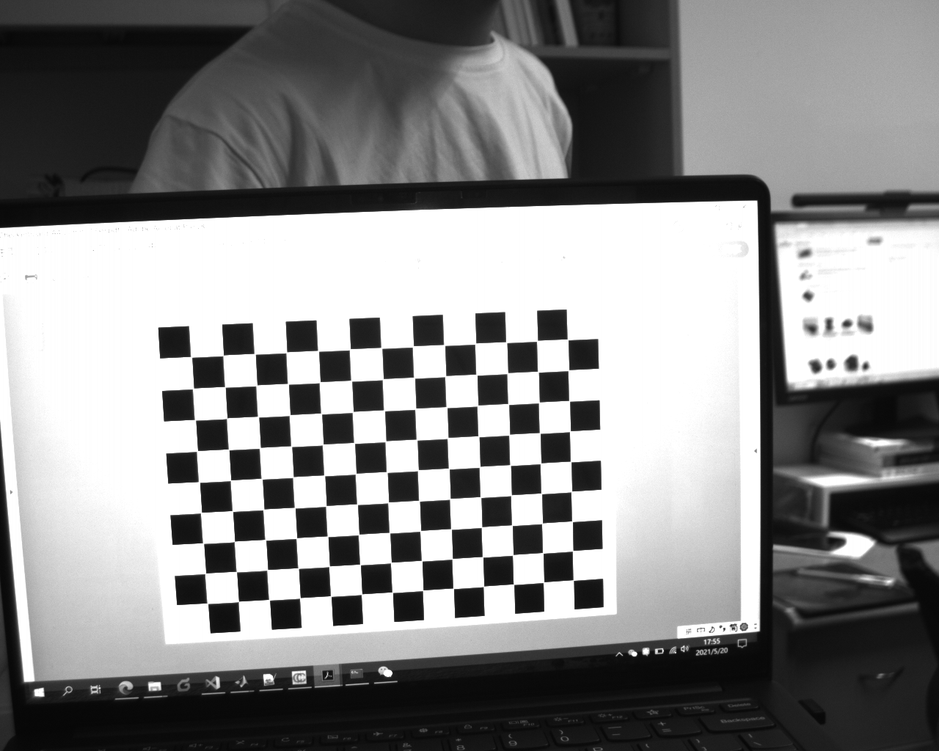
//> input picture Calibrate/images/b/l33.bmp, 939 x 751 px, shrunk from 1280 x 1024 before the run; its folder holds only this picture in this run
$ ./OpenCV_CameraCalibration   (built with g++ and OpenCV 4)
//> lines starting //> are read from the running program, lines starting //| are printed output that depends on the picture; after the words box and inside, x2 and y2 are one past the last pixel; in counts of white or black regions, pixels touching at a corner belong together
#include <opencv2/opencv.hpp>
#include <stdio.h>
#include <iostream>

using namespace std;
using namespace cv;

// Defining the dimensions of checkerboard
// 定义棋盘格的尺寸
int board_w = 9;
int board_h = 13;
double checkBoardRadius = 12; //棋盘格每个格子的边长 mm
Size board_sz = Size(board_w, board_h);//corners per row, corner per column
//Size patternSize = Size(board_h - 1, board_w - 1);
int main()
{
	// Creating vector to store vectors of 3D points for each checkerboard image
	// 创建矢量以存储每个棋盘图像的三维点矢量
	std::vector<std::vector<cv::Point3f> > objpoints;

	// Creating vector to store vectors of 2D points for each checkerboard image
	// 创建矢量以存储每个棋盘图像的二维点矢量
	std::vector<std::vector<cv::Point2f> > imgpoints;

	// Defining the world coordinates for 3D points
	// 为三维点定义世界坐标系
	// objp各元素都是整数，是否应该加一个系数，如棋盘格单元的半径为25mm
	//后面将会以 mm来定义距离
	std::vector<cv::Point3f> objp;
	for (size_t i = 0; i < board_sz.height; i++) //9列， width is 9
	{
		for (size_t j = 0; j < board_sz.width; j++) // 6行，height is 6
		{
			objp.push_back(cv::Point3f(float(j * checkBoardRadius), float(i * checkBoardRadius), 0));
		}
	}

	// Extracting path of individual image stored in a given directory
	// 提取存储在给定目录中的单个图像的路径
	std::vector<cv::String> images;

	// Path of the folder containing checkerboard images
	// 包含棋盘图像的文件夹的路径
	std::string path = "./images/b/*.bmp";

	//std::string path = "./calib_left/*.bmp";

	// 使用glob函数读取所有图像的路径
	cv::glob(path, images);

	cv::Mat frame, gray;

	// vector to store the pixel coordinates of detected checker board corners
	// 存储检测到的棋盘转角像素坐标的矢量
	std::vector<cv::Point2f> corner_pts;
	bool success;

	// Looping over all the images in the directory
	// 循环读取图像
	Size image_size;
	for (int i = 0; i < images.size(); i++)
	{
		frame = cv::imread(images[i]);
//> frame is the input picture: 751 rows x 939 cols, CV_8UC3; min 6, max 255, mean 136.8
		image_size = frame.size();
		if (frame.empty())
		{
			continue;
		}
		cout << "the current image is " << i << "th" << images[i] << endl;
		cv::cvtColor(frame, gray, cv::COLOR_BGR2GRAY);

		// Finding checker board corners
		// 寻找角点
		// If desired number of corners are found in the image then success = true
		// 如果在图像中找到所需数量的角，则success = true
		// opencv4以下版本，flag参数为CV_CALIB_CB_ADAPTIVE_THRESH | CV_CALIB_CB_FAST_CHECK | CV_CALIB_CB_NORMALIZE_IMAGE
		success = cv::findChessboardCorners(gray, Size(board_w, board_h), corner_pts, CALIB_CB_ADAPTIVE_THRESH | CALIB_CB_FAST_CHECK | CALIB_CB_NORMALIZE_IMAGE);
//> success = true; corner_pts = 117 Points (x, y), first 12: [567.6, 339.5], [568.5, 370.1], [569.2, 400.9], [569.9, 431.2], [570.5, 461.5], [571.4, 491.4], [572, 521.3], [572.7, 550.6], [573.1, 580.1], [537, 340.7], [537.9, 371.7], [539, 402.4]

		/*
		 * If desired number of corner are detected,
		 * we refine the pixel coordinates and display
		 * them on the images of checker board
		*/
		// 如果检测到所需数量的角点，我们将细化像素坐标并将其显示在棋盘图像上
		if (success)
		{
			// 如果是OpenCV4以下版本，第一个参数为CV_TERMCRIT_EPS | CV_TERMCRIT_ITER
			cv::TermCriteria criteria(TermCriteria::EPS | TermCriteria::Type::MAX_ITER, 30, 0.001);

			// refining pixel coordinates for given 2d points.
			// 为给定的二维点细化像素坐标
			cv::cornerSubPix(gray, corner_pts, cv::Size(11, 11), cv::Size(-1, -1), criteria);
//> corner_pts = 117 Points (x, y), first 12: [567.6, 339.4], [568.4, 370.2], [569.2, 400.7], [569.8, 431.3], [570.6, 461.6], [571.4, 491.5], [572.1, 521.3], [572.6, 550.8], [573.2, 580.1], [536.9, 340.7], [537.9, 371.6], [538.8, 402.4]

			// Displaying the detected corner points on the checker board
			// 在棋盘上显示检测到的角点
			cv::drawChessboardCorners(frame, board_sz, corner_pts, success);
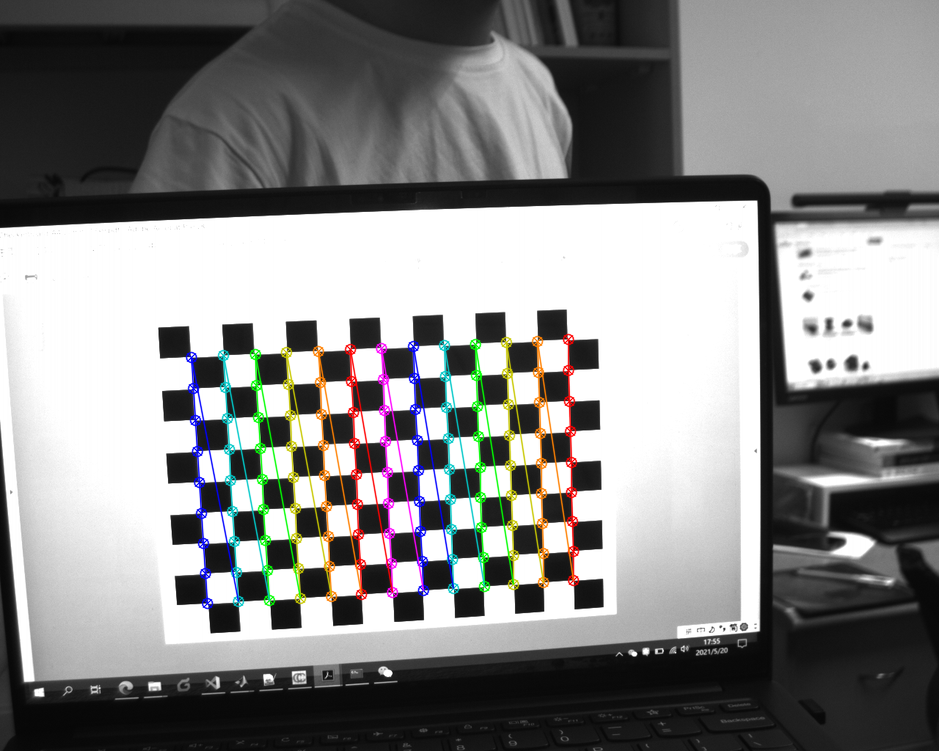
//> frame: 751 rows x 939 cols, CV_8UC3; 3.82% of pixels changed, all inside (x1, y1, x2, y2) = (185, 333, 580, 610)

			objpoints.push_back(objp);
			imgpoints.push_back(corner_pts);
//> imgpoints = 1 point lists
		}

		//cv::imshow("chessboard detection", frame);
		//cv::waitKey(0);
	}

	cv::destroyAllWindows();

	cv::Mat cameraMatrix, distCoeffs, R, T;

	/*
	 * Performing camera calibration by
	 * passing the value of known 3D points (objpoints)
	 * and corresponding pixel coordinates of the
	 * detected corners (imgpoints)
	*/
	// 通过传递已知3D点（objpoints）的值和检测到的角点（imgpoints）的相应像素坐标来执行相机校准
	cv::calibrateCamera(
		objpoints,
		imgpoints,
		image_size,
		cameraMatrix,
		distCoeffs,
		R,
		T,
		cv::CALIB_ZERO_TANGENT_DIST | cv::CALIB_FIX_PRINCIPAL_POINT
	);
//> cameraMatrix = [[1319.6, 0, 469], [0, 1319.1, 375], [0, 0, 1]]; distCoeffs = [-0.208, -0.922, 0, 0, 12.35]; R = [[-0.00443, -0.185, 1.53]]; T = [[38.11, -13.79, 509.4]]

	// 内参矩阵
	std::cout << "cameraMatrix :\n" << cameraMatrix << std::endl;
//| cameraMatrix :
//| [1319.611418217075, 0, 469;
//|  0, 1319.095623164433, 375;
//|  0, 0, 1]
	// 透镜畸变系数
	std::cout << "distCoeffs :\n" << distCoeffs << std::endl;
//| distCoeffs :
//| [-0.2075027990174609, -0.9216229149097556, 0, 0, 12.35270349820023]
	// rvecs
	std::cout << "Rotation vector :\n" << R << std::endl;
//| Rotation vector :
//| [-0.004429817837681108, -0.1853291982184688, 1.525300918634084]
	// tvecs
	std::cout << "Translation vector :\n" << T << std::endl;
//| Translation vector :
//| [38.11081114329308, -13.78699416178735, 509.3710649538013]

	cv::Mat map1, map2;
	cv::initUndistortRectifyMap(
		cameraMatrix,
		distCoeffs,
		cv::Matx33f::eye(),
		cameraMatrix,
		cv::Size(gray.rows, gray.cols),
		CV_32FC1,
		map1,
		map2
	);
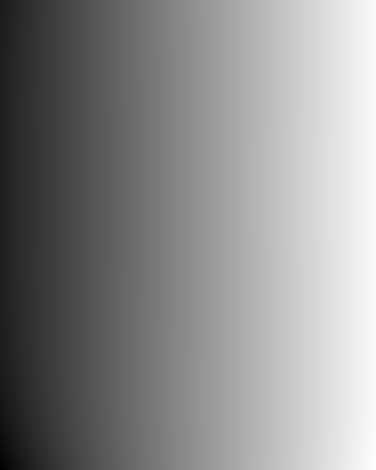
//> map1: 939 rows x 751 cols, CV_32FC1 (shown at 1/2 size); min -98.91, max 764.2, mean 375.2; drawn with min black and max white
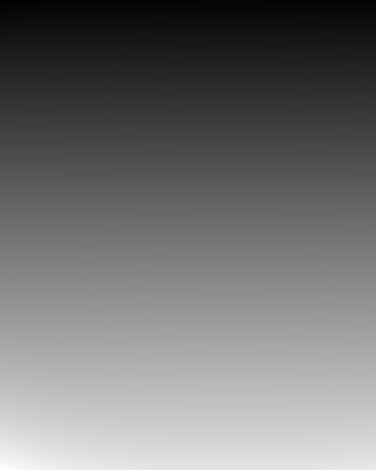
//> map2: 939 rows x 751 cols, CV_32FC1 (shown at 1/2 size); min -10.22, max 1056.7, mean 469.6; drawn with min black and max white
	for (int i = 0; i < images.size(); i++)
	{
		Mat srcimage = cv::imread(images[i]);
		Mat image0;
		if (frame.empty())
		{
			continue;
		}
		cv::remap(
			srcimage,
			image0,
			map1,
			map2,
			cv::INTER_LINEAR,
			cv::BORDER_CONSTANT,
			cv::Scalar()
		);
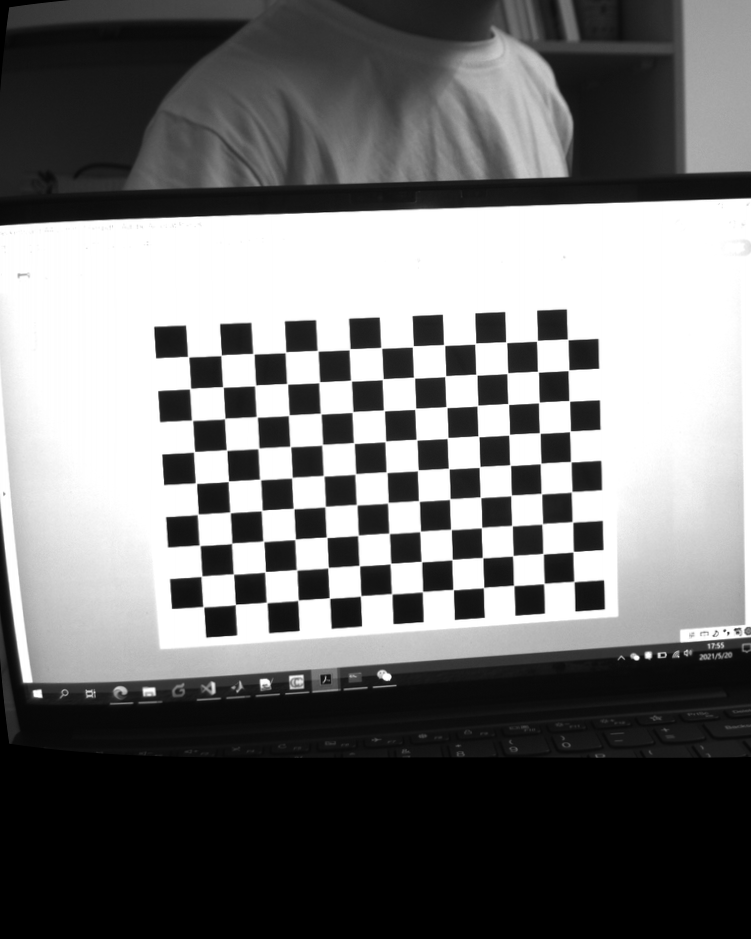
//> image0: 939 rows x 751 cols, CV_8UC3; min 0, max 255, mean 114.9
		//cv::imshow("Undistorted", image0);
		//waitKey(0);
	}

	FileStorage fs{ "calibdata.yml", FileStorage::WRITE };

	fs << "cameraMatrix" << cameraMatrix << "distCoeffs" << distCoeffs;
	fs << "rotationMatrix" << R << "translationMatrix" << T;
	fs.release();
	return 0;
}

$ run again, on Calibrate/images/b/l43.bmp
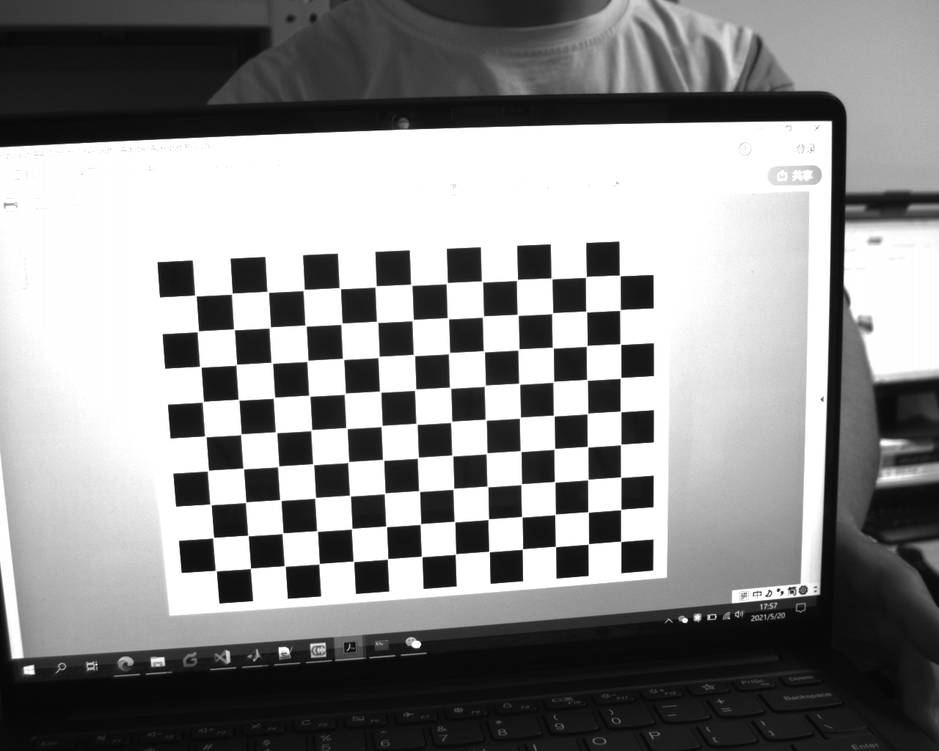
//> input picture Calibrate/images/b/l43.bmp, 939 x 751 px, shrunk from 1280 x 1024 before the run
//> frame is the input picture: 751 rows x 939 cols, CV_8UC3; min 6, max 255, mean 140.5
//> `success = cv::findChessboardCorners(gray, Size(board_w, board_h), corn..`: success = true; corner_pts = 117 Points (x, y), first 12: [619.7, 275.5], [620, 310], [620.4, 344.1], [620.5, 377.8], [620.5, 411.4], [620.6, 444.5], [620.7, 477.2], [620.8, 509.5], [620.7, 541.5], [586, 276.9], [586.1, 311.5], [586.8, 345.8]
//> `cv::cornerSubPix(gray, corner_pts, cv::Size(11, 11), cv::Size(-1, -1),..`: corner_pts = 117 Points (x, y), first 12: [619.7, 275.5], [619.9, 309.9], [620.4, 344.2], [620.5, 377.9], [620.5, 411.5], [620.6, 444.5], [620.7, 477.2], [620.7, 509.5], [620.7, 541.3], [585.9, 276.8], [586.2, 311.5], [586.7, 345.8]
//> `cv::drawChessboardCorners(frame, board_sz, corner_pts, success);`:
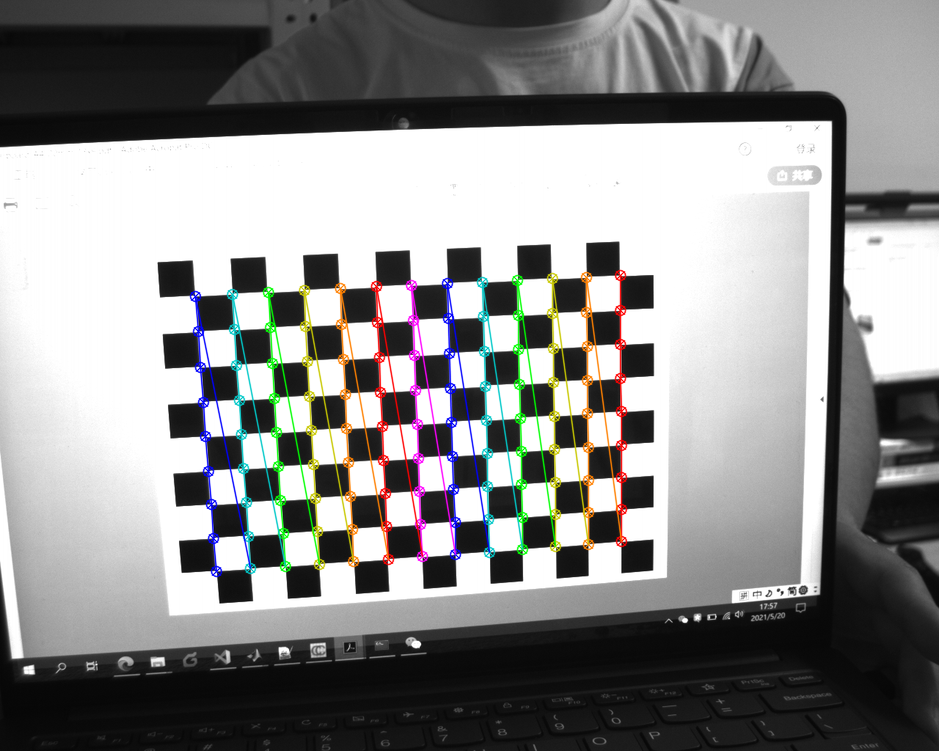
//> frame: 751 rows x 939 cols, CV_8UC3; 4.12% of pixels changed, all inside (x1, y1, x2, y2) = (189, 269, 628, 578)
//> imgpoints = 1 point lists
//> cameraMatrix = [[1273.4, 0, 469], [0, 1274, 375], [0, 0, 1]]; distCoeffs = [-0.176, -2.14, 0, 0, 28.07]; R = [[0.0436, -0.261, 1.52]]; T = [[51.88, -34.28, 436.5]]
//| cameraMatrix :
//| [1273.425839971608, 0, 469;
//|  0, 1273.97471385288, 375;
//|  0, 0, 1]
//| distCoeffs :
//| [-0.1764308718360959, -2.14351425779161, 0, 0, 28.06725849511446]
//| Rotation vector :
//| [0.04359534058618954, -0.260942289821214, 1.520355958587814]
//| Translation vector :
//| [51.88322440947732, -34.28025995382335, 436.5060087492237]
//> `cv::remap( srcimage, image0, map1, map2, cv::INTER_LINEAR, cv::BORDER_..`:
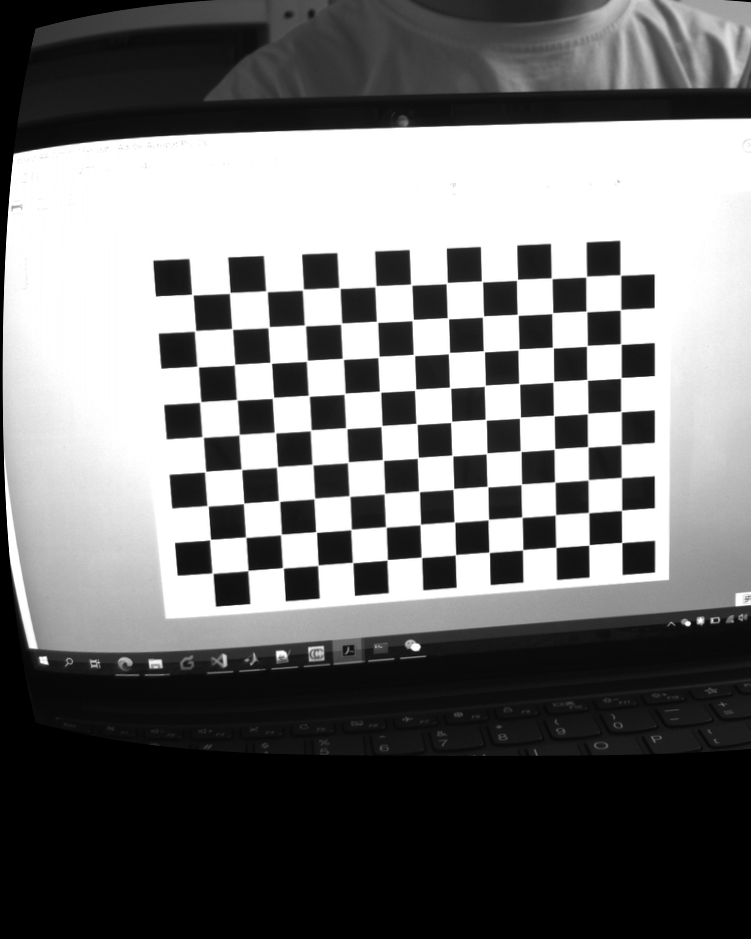
//> image0: 939 rows x 751 cols, CV_8UC3; min 0, max 255, mean 113.8

$ run again, on Calibrate/images/b/l44.bmp
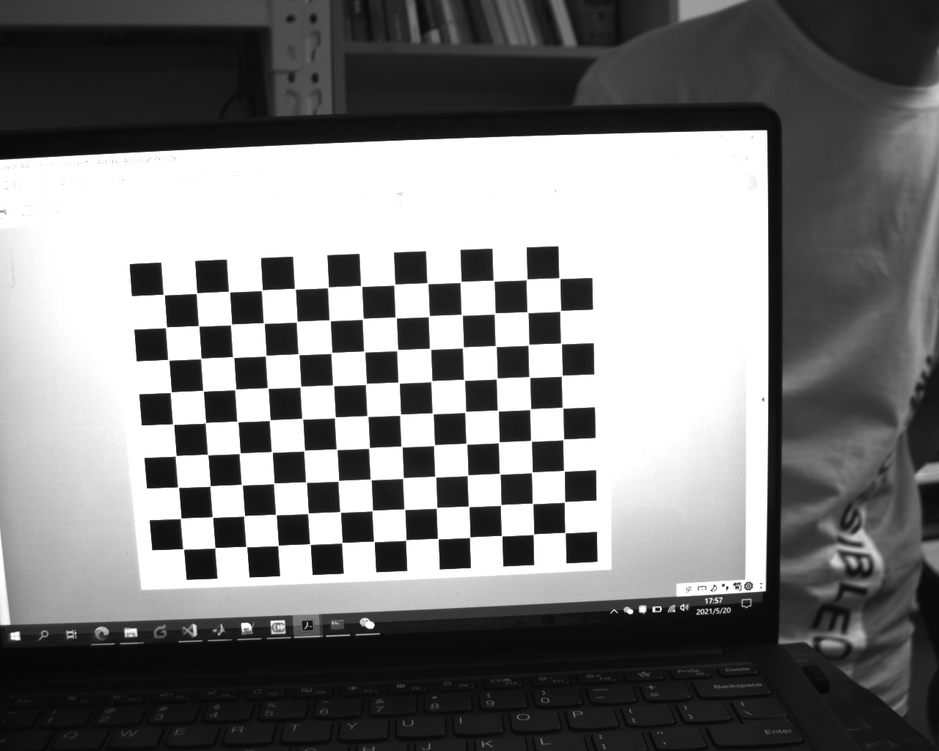
//> input picture Calibrate/images/b/l44.bmp, 939 x 751 px, shrunk from 1280 x 1024 before the run
//> frame is the input picture: 751 rows x 939 cols, CV_8UC3; min 6, max 255, mean 123.9
//> `success = cv::findChessboardCorners(gray, Size(board_w, board_h), corn..`: success = true; corner_pts = 117 Points (x, y), first 12: [559.5, 278.1], [560.4, 310.7], [561, 343.4], [562, 375.4], [562.6, 407.8], [563.3, 439.3], [564, 470.8], [564.5, 501.8], [565.1, 532.6], [526.6, 279.4], [527.4, 312.2], [528.7, 344.5]
//> `cv::cornerSubPix(gray, corner_pts, cv::Size(11, 11), cv::Size(-1, -1),..`: corner_pts = 117 Points (x, y), first 12: [559.4, 278.2], [560.3, 310.9], [561, 343.4], [561.7, 375.7], [562.5, 407.7], [563.3, 439.4], [564, 470.8], [564.5, 501.9], [565, 532.7], [526.6, 279.4], [527.4, 312.3], [528.4, 344.8]
//> `cv::drawChessboardCorners(frame, board_sz, corner_pts, success);`:
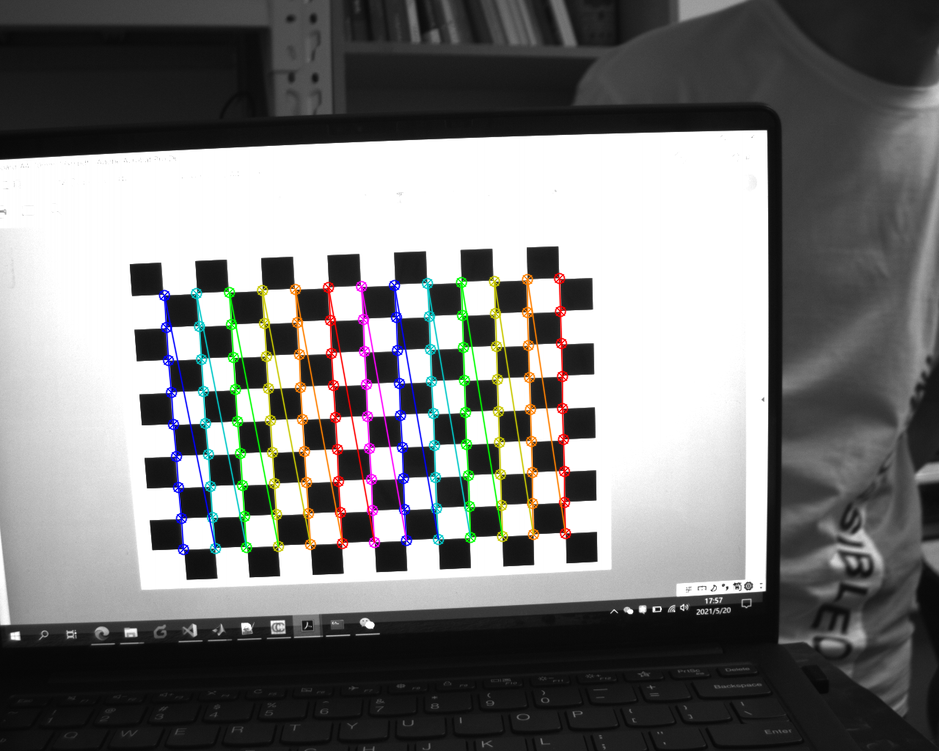
//> frame: 751 rows x 939 cols, CV_8UC3; 3.94% of pixels changed, all inside (x1, y1, x2, y2) = (158, 272, 572, 556)
//> imgpoints = 1 point lists
//> cameraMatrix = [[6138.9, 0, 469], [0, 11457.4, 375], [0, 0, 1]]; distCoeffs = [8.45, -6280.8, 0, 0, 1145231.1]; R = [[0.796, -0.775, 1.39]]; T = [[32.86, -18.92, 2227.2]]
//| cameraMatrix :
//| [6138.929342495334, 0, 469;
//|  0, 11457.43734976161, 375;
//|  0, 0, 1]
//| distCoeffs :
//| [8.449185235306095, -6280.79784693997, 0, 0, 1145231.149997083]
//| Rotation vector :
//| [0.7957212251495206, -0.7754381266664655, 1.389463808229564]
//| Translation vector :
//| [32.85811272608654, -18.92276562360537, 2227.224165504735]
//> `cv::remap( srcimage, image0, map1, map2, cv::INTER_LINEAR, cv::BORDER_..`:
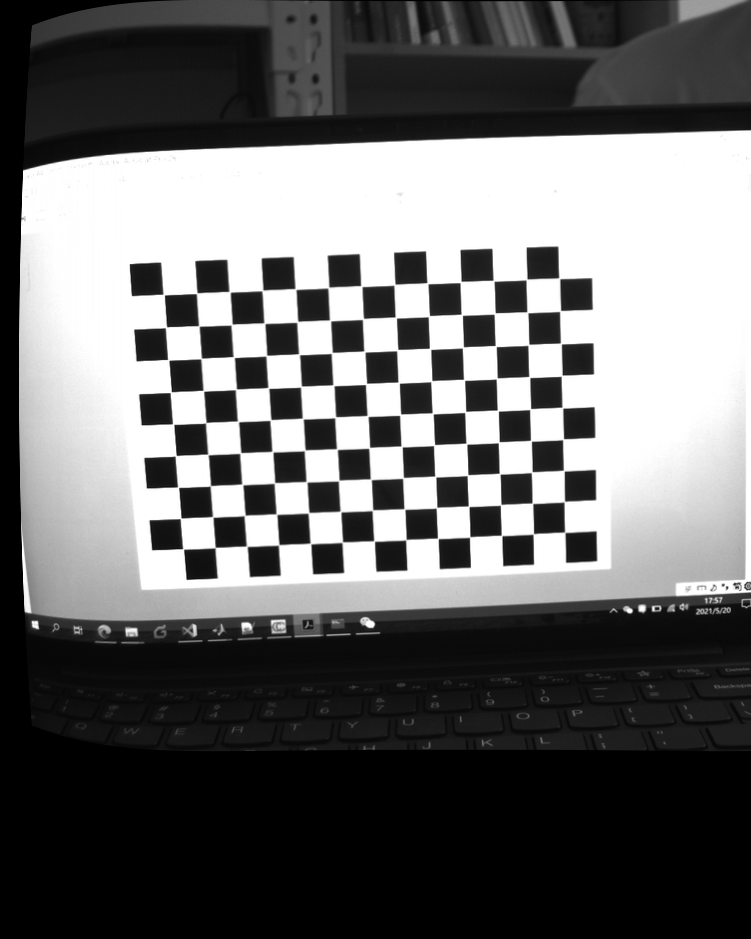
//> image0: 939 rows x 751 cols, CV_8UC3; min 0, max 255, mean 105.3
